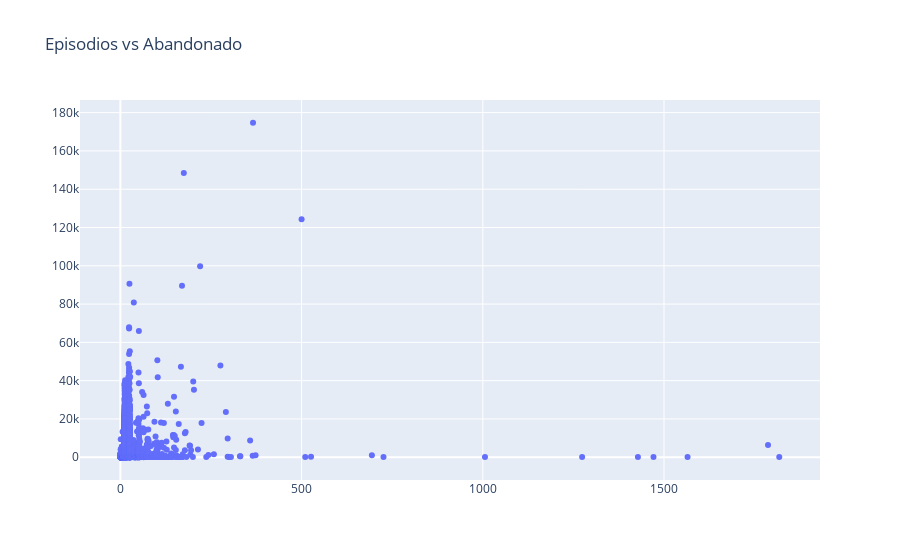

Notebook cell for this chart:
### Markdown cell above
Con respecto a la relación de la cantidad de episodios y detenido, no es posible observar una relación decisiva. La misma tendencia anterior se puede observar aquí.    
Se necesita más detalle.

### Code cell
# Creamos la figura y añadimos un trazado de dispersión.
fig = go.Figure()
fig.add_trace(go.Scatter(x=dataEpisodes['Episodes'], y=dataEpisodes['Dropped'], mode='markers'))

# Personalizamos el diseño del gráfico.
fig.update_layout(title='Episodios vs Abandonado')

# Mostramos el gráfico interactivo.
fig.show()

### Figure 1 — Plotly figure (JSON) as saved in the notebook; plotly's stock layout.template omitted (floating-point values rounded to 4 significant figures; data arrays with more than 128 entries replaced by an {"elided": "..."} marker saying what was removed)
{"data": [{"mode": "markers", "type": "scatter", "x": {"elided": "12296 int values"}, "y": {"elided": "12296 int values"}}], "layout": {"title": {"text": "Episodios vs Abandonado"}}}
